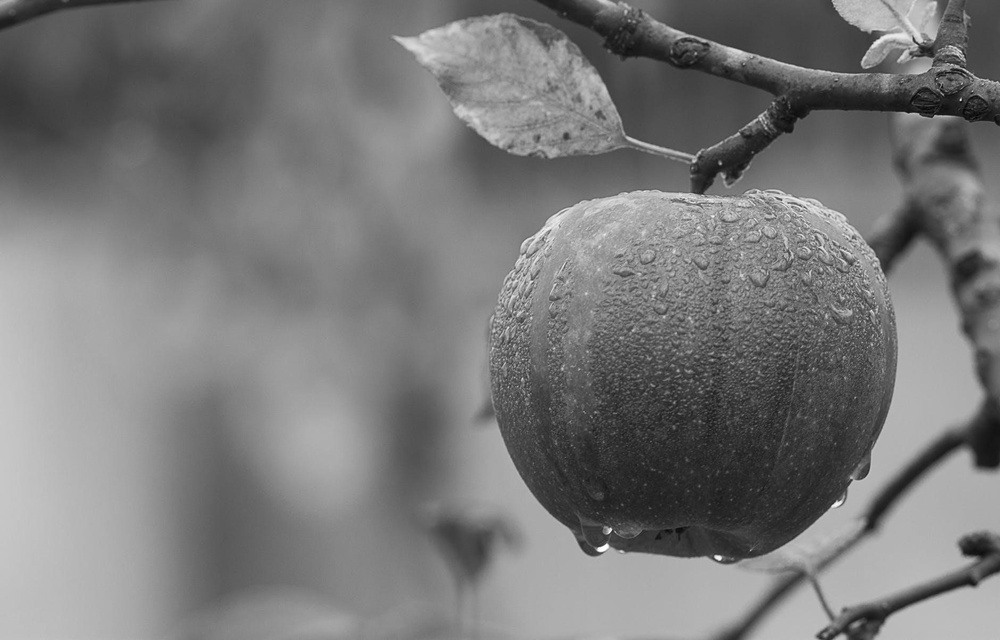
#> input picture apple.jpg, 1000 x 640 px, shrunk from 1880 x 1204 before the run
$ jupyter execute 'Sobel 1.ipynb'   (older library calls are emulated)
#> lines starting #> are read from the running program, lines starting #| are printed output that depends on the picture
#> further down, img is the input picture: PIL image 1000x640 L; min 1, max 255, mean 121.2
[cell 1]
from PIL import Image
import numpy as np
import math
import scipy.misc

[cell 2]
def sobel(img,kernel_sobelx,kernel_sobely):
    rows,cols=img.shape
#> rows = 640; cols = 1000

    sobel_image=np.zeros([rows,cols])
    for i in np.arange(1,rows-1):
         for j in np.arange(1,cols-1):
                Gx=np.sum(kernel_sobelx*img[i-1:i+2,j-1:j+2])
                Gy=np.sum(kernel_sobely*img[i-1:i+2,j-1:j+2])
                sobel_image[i,j]=((Gx*Gx)+(Gy*Gy))**0.5
                print(np.arctan2(Gx,Gy))
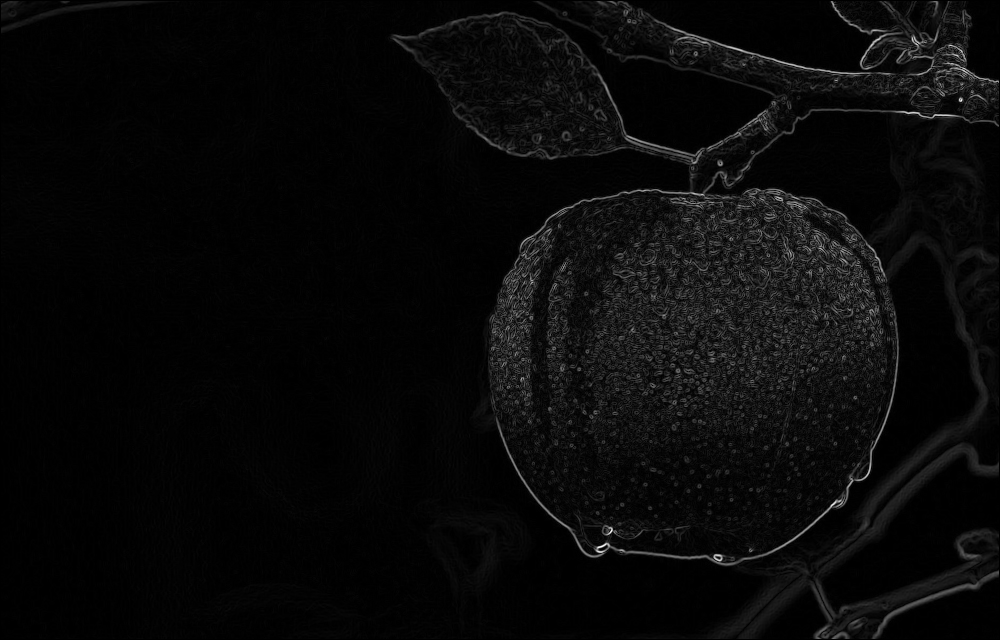
#> sobel_image: shape (640, 1000) float64; min 0, max 793.2, mean 29.5; drawn with min black and max white
    return sobel_image

[cell 3]
img = Image.open('apple.jpg')
img2array = np.array(img)
kernel_sobelx= np.array(([-1, 0, 1],[-2, 0, 2],[-1, 0, 1]), dtype="int")
kernel_sobely= np.array(([-1, -2, -1],[0, 0, 0],[1, 2, 1]), dtype="int")
sobel_image=sobel(img2array,kernel_sobelx,kernel_sobely)
scipy.misc.imsave('sobel_image.jpg', sobel_image)
final_output=Image.fromarray(sobel_image)
final_output.show()
